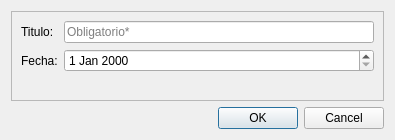
<?xml version="1.0" encoding="UTF-8"?>
<ui version="4.0">
 <class>DialogCrearSeccion</class>
 <widget class="QDialog" name="DialogCrearSeccion">
  <property name="geometry">
   <rect>
    <x>0</x>
    <y>0</y>
    <width>395</width>
    <height>140</height>
   </rect>
  </property>
  <property name="windowTitle">
   <string>Dialog</string>
  </property>
  <layout class="QVBoxLayout" name="verticalLayout">
   <item>
    <widget class="QFrame" name="frame">
     <property name="frameShape">
      <enum>QFrame::StyledPanel</enum>
     </property>
     <property name="frameShadow">
      <enum>QFrame::Raised</enum>
     </property>
     <layout class="QFormLayout" name="formLayout">
      <item row="0" column="0">
       <widget class="QLabel" name="lbl_tituloSeccion">
        <property name="text">
         <string>Titulo:</string>
        </property>
       </widget>
      </item>
      <item row="1" column="0">
       <widget class="QLabel" name="lbl_fechaSeccion">
        <property name="text">
         <string>Fecha:</string>
        </property>
       </widget>
      </item>
      <item row="0" column="1">
       <widget class="QLineEdit" name="le_tituloSeccion">
        <property name="placeholderText">
         <string>Obligatorio*</string>
        </property>
       </widget>
      </item>
      <item row="1" column="1">
       <widget class="QDateEdit" name="de_fechaSeccion"/>
      </item>
     </layout>
    </widget>
   </item>
   <item>
    <widget class="QDialogButtonBox" name="botones_crearSeccion">
     <property name="orientation">
      <enum>Qt::Horizontal</enum>
     </property>
     <property name="standardButtons">
      <set>QDialogButtonBox::Cancel|QDialogButtonBox::Ok</set>
     </property>
    </widget>
   </item>
  </layout>
 </widget>
 <resources/>
 <connections>
  <connection>
   <sender>botones_crearSeccion</sender>
   <signal>accepted()</signal>
   <receiver>DialogCrearSeccion</receiver>
   <slot>accept()</slot>
   <hints>
    <hint type="sourcelabel">
     <x>248</x>
     <y>254</y>
    </hint>
    <hint type="destinationlabel">
     <x>157</x>
     <y>274</y>
    </hint>
   </hints>
  </connection>
  <connection>
   <sender>botones_crearSeccion</sender>
   <signal>rejected()</signal>
   <receiver>DialogCrearSeccion</receiver>
   <slot>reject()</slot>
   <hints>
    <hint type="sourcelabel">
     <x>316</x>
     <y>260</y>
    </hint>
    <hint type="destinationlabel">
     <x>286</x>
     <y>274</y>
    </hint>
   </hints>
  </connection>
 </connections>
</ui>
